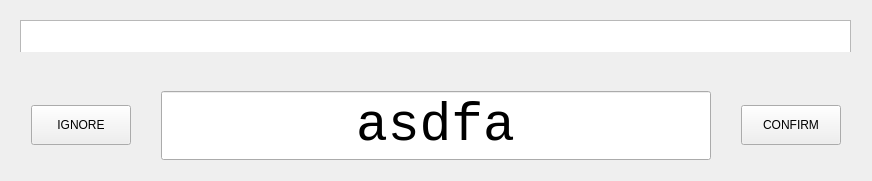
               <widget class="QWidget" name="page_previewImage">
                <layout class="QVBoxLayout" name="verticalLayout_16">
                 <property name="spacing">
                  <number>0</number>
                 </property>
                 <item>
                  <layout class="QVBoxLayout" name="verticalLayout_15" stretch="0,0">
                   <property name="spacing">
                    <number>20</number>
                   </property>
                   <item>
                    <widget class="QWidget" name="previewStage" native="true">
                     <property name="sizePolicy">
                      <sizepolicy hsizetype="Expanding" vsizetype="Expanding">
                       <horstretch>0</horstretch>
                       <verstretch>0</verstretch>
                      </sizepolicy>
                     </property>
                     <property name="minimumSize">
                      <size>
                       <width>0</width>
                       <height>50</height>
                      </size>
                     </property>
                     <layout class="QVBoxLayout" name="verticalLayout_34">
                      <item>
                       <widget class="QWidget" name="previewCanvas" native="true">
                        <widget class="QLabel" name="label_originalFolderName">
                         <property name="geometry">
                          <rect>
                           <x>0</x>
                           <y>230</y>
                           <width>95</width>
                           <height>31</height>
                          </rect>
                         </property>
                         <property name="text">
                          <string>TextLabel</string>
                         </property>
                        </widget>
                        <widget class="QWidget" name="imageContainer" native="true">
                         <property name="geometry">
                          <rect>
                           <x>0</x>
                           <y>0</y>
                           <width>831</width>
                           <height>491</height>
                          </rect>
                         </property>
                         <layout class="QVBoxLayout" name="verticalLayout_30">
                          <property name="spacing">
                           <number>0</number>
                          </property>
                          <property name="leftMargin">
                           <number>0</number>
                          </property>
                          <property name="topMargin">
                           <number>0</number>
                          </property>
                          <property name="rightMargin">
                           <number>0</number>
                          </property>
                          <property name="bottomMargin">
                           <number>0</number>
                          </property>
                          <item>
                           <layout class="QVBoxLayout" name="verticalLayout_31">
                            <property name="topMargin">
                             <number>0</number>
                            </property>
                            <item>
                             <widget class="QGraphicsView" name="imageView"/>
                            </item>
                           </layout>
                          </item>
                         </layout>
                        </widget>
                       </widget>
                      </item>
                     </layout>
                    </widget>
                   </item>
                   <item>
                    <widget class="QWidget" name="row_textEdit" native="true">
                     <property name="minimumSize">
                      <size>
                       <width>0</width>
                       <height>0</height>
                      </size>
                     </property>
                     <layout class="QHBoxLayout" name="horizontalLayout_12">
                      <property name="spacing">
                       <number>0</number>
                      </property>
                      <property name="leftMargin">
                       <number>0</number>
                      </property>
                      <property name="topMargin">
                       <number>0</number>
                      </property>
                      <property name="rightMargin">
                       <number>0</number>
                      </property>
                      <property name="bottomMargin">
                       <number>0</number>
                      </property>
                      <item>
                       <layout class="QHBoxLayout" name="horizontalLayout_10">
                        <property name="spacing">
                         <number>30</number>
                        </property>
                        <property name="leftMargin">
                         <number>20</number>
                        </property>
                        <property name="topMargin">
                         <number>10</number>
                        </property>
                        <property name="rightMargin">
                         <number>20</number>
                        </property>
                        <property name="bottomMargin">
                         <number>10</number>
                        </property>
                        <item>
                         <widget class="QPushButton" name="btn_ignore">
                          <property name="minimumSize">
                           <size>
                            <width>100</width>
                            <height>40</height>
                           </size>
                          </property>
                          <property name="maximumSize">
                           <size>
                            <width>16777215</width>
                            <height>16777215</height>
                           </size>
                          </property>
                          <property name="text">
                           <string>IGNORE</string>
                          </property>
                         </widget>
                        </item>
                        <item>
                         <widget class="QLineEdit" name="lineEdit_textInput">
                          <property name="font">
                           <font>
                            <family>Consolas</family>
                            <pointsize>40</pointsize>
                            <weight>50</weight>
                            <italic>false</italic>
                            <bold>false</bold>
                           </font>
                          </property>
                          <property name="text">
                           <string>asdfa</string>
                          </property>
                          <property name="alignment">
                           <set>Qt::AlignCenter</set>
                          </property>
                         </widget>
                        </item>
                        <item>
                         <widget class="QPushButton" name="btn_confirm">
                          <property name="minimumSize">
                           <size>
                            <width>100</width>
                            <height>40</height>
                           </size>
                          </property>
                          <property name="maximumSize">
                           <size>
                            <width>16777215</width>
                            <height>16777215</height>
                           </size>
                          </property>
                          <property name="text">
                           <string>CONFIRM</string>
                          </property>
                         </widget>
                        </item>
                       </layout>
                      </item>
                     </layout>
                    </widget>
                   </item>
                  </layout>
                 </item>
                </layout>
               </widget>
